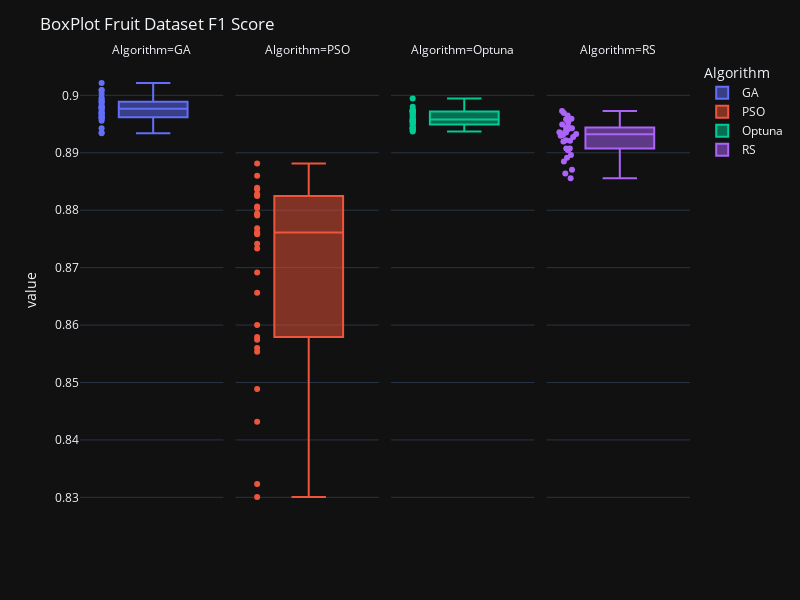
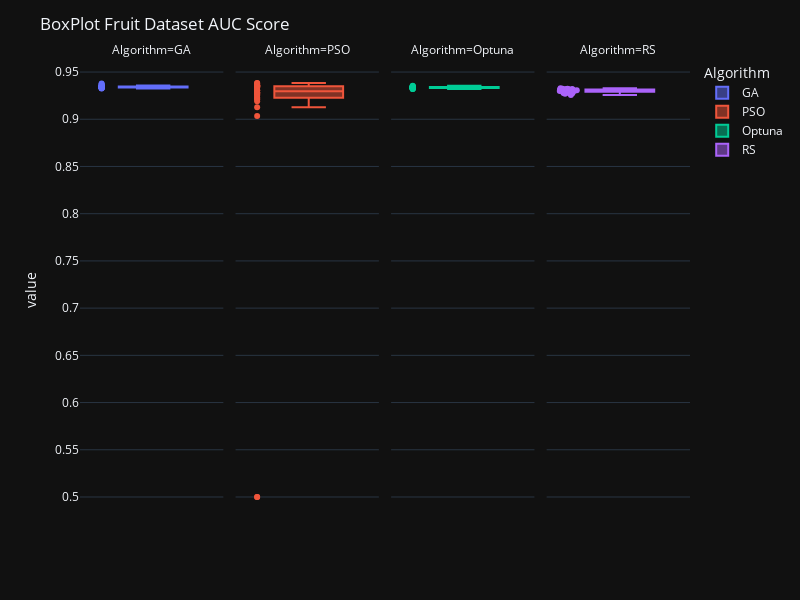

Write notebook code for charts like these, in order.
### Code cell
for metric in metrics:
    df = pd.DataFrame(dict(
        GA=heart_ga[metric],
        PSO=heart_pso[metric],
        Optuna=heart_optuna[metric],
        RS = heart_rs[metric]
    )).melt(var_name="Algorithm")


    fig = px.box(df, y="value", facet_col="Algorithm", color="Algorithm",
                boxmode="overlay", points='all')
    fig.update_layout(template = 'plotly_dark')
    fig.update_traces(quartilemethod="exclusive", jitter=0, col=1)
    fig.update_traces(quartilemethod="exclusive", jitter=0, col=2)
    fig.update_traces(quartilemethod="exclusive", jitter=0, col=3)
    fig.update_layout(bargap=0.1, width=800, height=600, title=f'BoxPlot Fruit Dataset {metric} Score')
    fig.show()

### Figure 1 — Plotly figure (JSON) as saved in the notebook; plotly's stock layout.template omitted (floating-point values rounded to 4 significant figures)
{"data": [{"alignmentgroup": "True", "boxpoints": "all", "hovertemplate": "Algorithm=GA<br>value=%{y}<extra></extra>", "jitter": 0, "legendgroup": "GA", "marker": {"color": "#636efa"}, "name": "GA", "notched": false, "offsetgroup": "GA", "orientation": "v", "quartilemethod": "exclusive", "showlegend": true, "type": "box", "x0": " ", "xaxis": "x", "y": [0.8972, 0.8979, 0.8943, 0.8962, 0.8993, 0.8969, 0.8988, 0.8934, 0.9009, 0.8962, 0.897, 0.8968, 0.8979, 0.8964, 0.8989, 0.8935, 0.8956, 0.8978, 0.8983, 0.9022, 0.8996, 0.8959, 0.8979, 0.898, 0.8961, 0.899, 0.8976, 0.8966, 0.9009, 0.9003], "y0": " ", "yaxis": "y"}, {"alignmentgroup": "True", "boxpoints": "all", "hovertemplate": "Algorithm=PSO<br>value=%{y}<extra></extra>", "jitter": 0, "legendgroup": "PSO", "marker": {"color": "#EF553B"}, "name": "PSO", "notched": false, "offsetgroup": "PSO", "orientation": "v", "quartilemethod": "exclusive", "showlegend": true, "type": "box", "x0": " ", "xaxis": "x2", "y": [0.8742, 0.8836, 0.8432, 0.8828, 0.886, 0.8758, 0.8838, 0.8768, 0.8881, 0.86, 0.8692, 0.8762, 0.8804, 0.8323, 0.8301, 0.8489, 0.8656, 0.856, 0.8733, 0.8806, 0.8794, 0.8793, 0.876, 0.8579, 0.8839, 0.8554, 0.8574, 0.8791, 0.8825, 0.8827], "y0": " ", "yaxis": "y2"}, {"alignmentgroup": "True", "boxpoints": "all", "hovertemplate": "Algorithm=Optuna<br>value=%{y}<extra></extra>", "jitter": 0, "legendgroup": "Optuna", "marker": {"color": "#00cc96"}, "name": "Optuna", "notched": false, "offsetgroup": "Optuna", "orientation": "v", "quartilemethod": "exclusive", "showlegend": true, "type": "box", "x0": " ", "xaxis": "x3", "y": [0.8953, 0.8973, 0.8974, 0.8937, 0.8994, 0.8972, 0.8949, 0.8954, 0.8966, 0.8944, 0.898, 0.8958, 0.8942, 0.8963, 0.8939, 0.8956, 0.8958, 0.8973, 0.8944, 0.8972, 0.8954, 0.896, 0.8976, 0.8972, 0.8969, 0.8943, 0.8954, 0.8949, 0.8942, 0.8968], "y0": " ", "yaxis": "y3"}, {"alignmentgroup": "True", "boxpoints": "all", "hovertemplate": "Algorithm=RS<br>value=%{y}<extra></extra>", "legendgroup": "RS", "marker": {"color": "#ab63fa"}, "name": "RS", "notched": false, "offsetgroup": "RS", "orientation": "v", "showlegend": true, "type": "box", "x0": " ", "xaxis": "x4", "y": [0.8885, 0.887, 0.8933, 0.8922, 0.8944, 0.8921, 0.8969, 0.8953, 0.8965, 0.8892, 0.8949, 0.8907, 0.8941, 0.8907, 0.8936, 0.893, 0.8904, 0.8896, 0.8943, 0.8943, 0.8973, 0.8932, 0.8958, 0.892, 0.8936, 0.8935, 0.8928, 0.8864, 0.8959, 0.8855], "y0": " ", "yaxis": "y4"}], "layout": {"annotations": [{"font": {}, "showarrow": false, "text": "Algorithm=GA", "x": 0.1175, "xanchor": "center", "xref": "paper", "y": 1, "yanchor": "bottom", "yref": "paper"}, {"font": {}, "showarrow": false, "text": "Algorithm=PSO", "x": 0.3725, "xanchor": "center", "xref": "paper", "y": 1, "yanchor": "bottom", "yref": "paper"}, {"font": {}, "showarrow": false, "text": "Algorithm=Optuna", "x": 0.6275, "xanchor": "center", "xref": "paper", "y": 1, "yanchor": "bottom", "yref": "paper"}, {"font": {}, "showarrow": false, "text": "Algorithm=RS", "x": 0.8825, "xanchor": "center", "xref": "paper", "y": 1, "yanchor": "bottom", "yref": "paper"}], "bargap": 0.1, "boxmode": "overlay", "height": 600, "legend": {"title": {"text": "Algorithm"}, "tracegroupgap": 0}, "margin": {"t": 60}, "title": {"text": "BoxPlot Fruit Dataset F1 Score"}, "width": 800, "xaxis": {"anchor": "y", "domain": [0, 0.235]}, "xaxis2": {"anchor": "y2", "domain": [0.255, 0.49], "matches": "x"}, "xaxis3": {"anchor": "y3", "domain": [0.51, 0.745], "matches": "x"}, "xaxis4": {"anchor": "y4", "domain": [0.765, 1.0], "matches": "x"}, "yaxis": {"anchor": "x", "domain": [0, 1], "title": {"text": "value"}}, "yaxis2": {"anchor": "x2", "domain": [0, 1], "matches": "y", "showticklabels": false}, "yaxis3": {"anchor": "x3", "domain": [0, 1], "matches": "y", "showticklabels": false}, "yaxis4": {"anchor": "x4", "domain": [0, 1], "matches": "y", "showticklabels": false}}}

### Figure 2 — Plotly figure (JSON) as saved in the notebook; plotly's stock layout.template omitted (floating-point values rounded to 4 significant figures)
{"data": [{"alignmentgroup": "True", "boxpoints": "all", "hovertemplate": "Algorithm=GA<br>value=%{y}<extra></extra>", "jitter": 0, "legendgroup": "GA", "marker": {"color": "#636efa"}, "name": "GA", "notched": false, "offsetgroup": "GA", "orientation": "v", "quartilemethod": "exclusive", "showlegend": true, "type": "box", "x0": " ", "xaxis": "x", "y": [0.9336, 0.934, 0.9328, 0.9341, 0.9334, 0.9339, 0.9336, 0.937, 0.9343, 0.9344, 0.9326, 0.935, 0.9341, 0.9344, 0.9339, 0.9331, 0.9336, 0.9332, 0.9349, 0.9346, 0.9367, 0.9334, 0.9338, 0.938, 0.9344, 0.9338, 0.9345, 0.9348, 0.9358, 0.935], "y0": " ", "yaxis": "y"}, {"alignmentgroup": "True", "boxpoints": "all", "hovertemplate": "Algorithm=PSO<br>value=%{y}<extra></extra>", "jitter": 0, "legendgroup": "PSO", "marker": {"color": "#EF553B"}, "name": "PSO", "notched": false, "offsetgroup": "PSO", "orientation": "v", "quartilemethod": "exclusive", "showlegend": true, "type": "box", "x0": " ", "xaxis": "x2", "y": [0.9191, 0.935, 0.5, 0.9308, 0.9363, 0.9286, 0.9359, 0.9336, 0.9363, 0.9225, 0.9269, 0.9355, 0.9283, 0.9126, 0.9261, 0.9345, 0.5, 0.9384, 0.9278, 0.9035, 0.9213, 0.9271, 0.9307, 0.9228, 0.9359, 0.9343, 0.9381, 0.9332, 0.9349, 0.9248], "y0": " ", "yaxis": "y2"}, {"alignmentgroup": "True", "boxpoints": "all", "hovertemplate": "Algorithm=Optuna<br>value=%{y}<extra></extra>", "jitter": 0, "legendgroup": "Optuna", "marker": {"color": "#00cc96"}, "name": "Optuna", "notched": false, "offsetgroup": "Optuna", "orientation": "v", "quartilemethod": "exclusive", "showlegend": true, "type": "box", "x0": " ", "xaxis": "x3", "y": [0.9336, 0.9328, 0.9326, 0.9342, 0.9341, 0.9332, 0.9354, 0.9333, 0.9331, 0.9336, 0.9342, 0.9336, 0.9331, 0.9334, 0.9333, 0.9343, 0.9331, 0.9333, 0.932, 0.9334, 0.9333, 0.9349, 0.9327, 0.9343, 0.9336, 0.9319, 0.9343, 0.9328, 0.9341, 0.9347], "y0": " ", "yaxis": "y3"}, {"alignmentgroup": "True", "boxpoints": "all", "hovertemplate": "Algorithm=RS<br>value=%{y}<extra></extra>", "legendgroup": "RS", "marker": {"color": "#ab63fa"}, "name": "RS", "notched": false, "offsetgroup": "RS", "orientation": "v", "showlegend": true, "type": "box", "x0": " ", "xaxis": "x4", "y": [0.9306, 0.9307, 0.9318, 0.931, 0.9312, 0.9324, 0.9328, 0.9277, 0.9275, 0.9284, 0.9297, 0.9312, 0.9307, 0.9324, 0.9271, 0.9291, 0.9297, 0.9292, 0.9299, 0.9319, 0.9314, 0.9304, 0.929, 0.9257, 0.9317, 0.9321, 0.9299, 0.931, 0.9301, 0.928], "y0": " ", "yaxis": "y4"}], "layout": {"annotations": [{"font": {}, "showarrow": false, "text": "Algorithm=GA", "x": 0.1175, "xanchor": "center", "xref": "paper", "y": 1, "yanchor": "bottom", "yref": "paper"}, {"font": {}, "showarrow": false, "text": "Algorithm=PSO", "x": 0.3725, "xanchor": "center", "xref": "paper", "y": 1, "yanchor": "bottom", "yref": "paper"}, {"font": {}, "showarrow": false, "text": "Algorithm=Optuna", "x": 0.6275, "xanchor": "center", "xref": "paper", "y": 1, "yanchor": "bottom", "yref": "paper"}, {"font": {}, "showarrow": false, "text": "Algorithm=RS", "x": 0.8825, "xanchor": "center", "xref": "paper", "y": 1, "yanchor": "bottom", "yref": "paper"}], "bargap": 0.1, "boxmode": "overlay", "height": 600, "legend": {"title": {"text": "Algorithm"}, "tracegroupgap": 0}, "margin": {"t": 60}, "title": {"text": "BoxPlot Fruit Dataset AUC Score"}, "width": 800, "xaxis": {"anchor": "y", "domain": [0, 0.235]}, "xaxis2": {"anchor": "y2", "domain": [0.255, 0.49], "matches": "x"}, "xaxis3": {"anchor": "y3", "domain": [0.51, 0.745], "matches": "x"}, "xaxis4": {"anchor": "y4", "domain": [0.765, 1.0], "matches": "x"}, "yaxis": {"anchor": "x", "domain": [0, 1], "title": {"text": "value"}}, "yaxis2": {"anchor": "x2", "domain": [0, 1], "matches": "y", "showticklabels": false}, "yaxis3": {"anchor": "x3", "domain": [0, 1], "matches": "y", "showticklabels": false}, "yaxis4": {"anchor": "x4", "domain": [0, 1], "matches": "y", "showticklabels": false}}}
